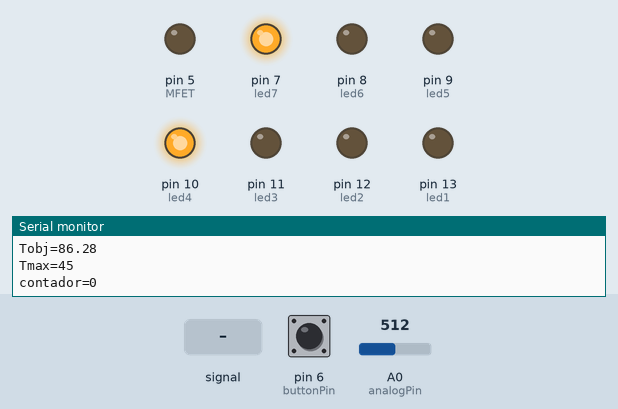
This sketch was run on a simulated Arduino Uno, built with avr-gcc and run on an emulated ATmega328P. On the bench: output pins drawn as LEDs (lit = HIGH), the last lines printed to the serial monitor. Dashed ring = blinking. The test bench sets the inputs (shaded band); at power-on: pin 6 (buttonPin) LOW, A0 (analogPin) = 512.

Above: at 1.2 s.
1.3 s: A0 (analogPin) fed a 2 Hz sine of ±306 counts around its level
At 2.42 s:
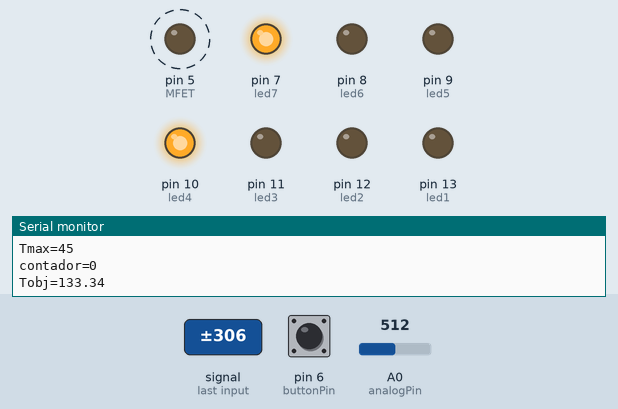
4.3 s: pin 6 (buttonPin) pulled HIGH for 0.15 s
At 4.66 s:
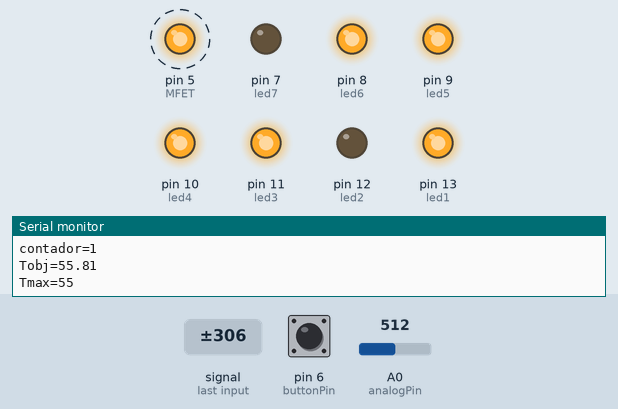
7.3 s: pin 6 (buttonPin) pulled HIGH for 1 s
At 7.66 s:
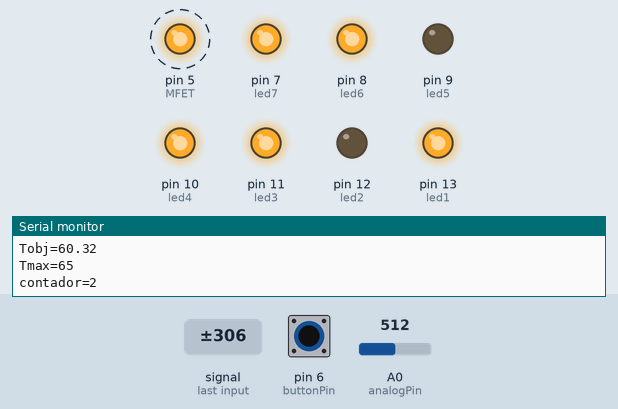
10.3 s: A0 (analogPin) set to 716
13.3 s: pin 6 (buttonPin) pulled HIGH for 0.15 s
At 14.0 s:
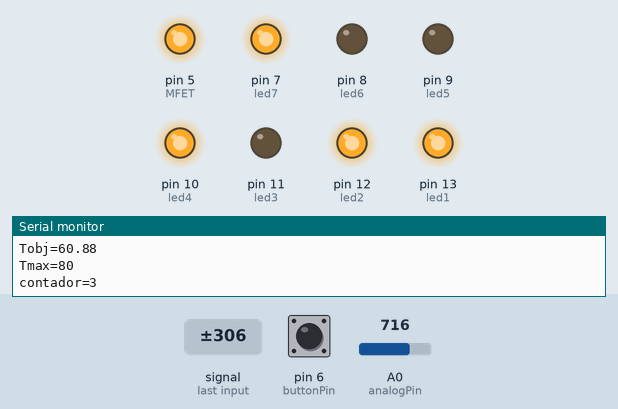
14.9 s: A0 (analogPin) set to 540
17.9 s: A0 (analogPin) set to 510
At 18.5 s:
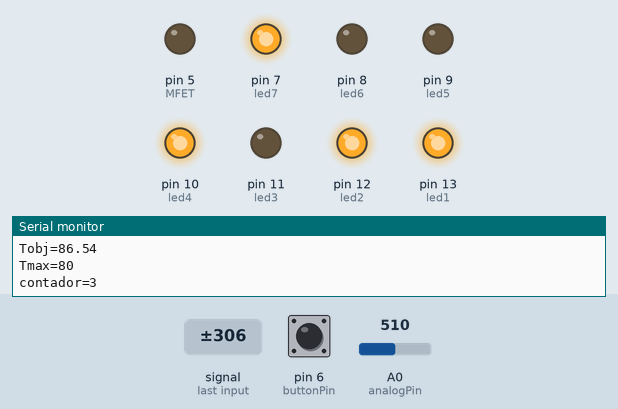
Timing chart, 0 to 20.4 s (numbered marks = the images above; inputs shaded):
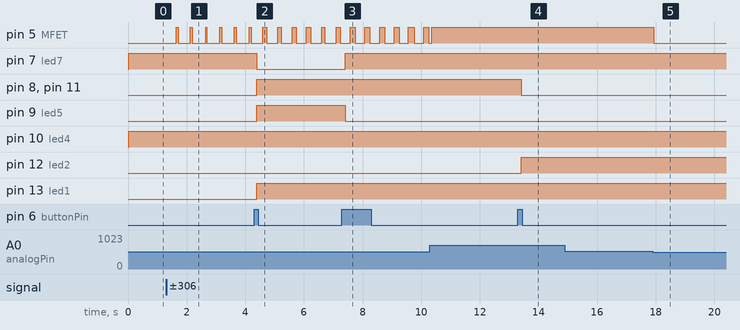

Measured:
- the behaviour switches between 523 and 522 on A0 (analogPin) (found by bisection; images 4 and 5)
- after the input at 1.3 s, pin 5 (MFET): alternates HIGH for 0.07 s and LOW for 0.45 s, starting after 0.34 s
- after the input at 4.3 s, pin 7 (led7): HIGH → LOW after 0.09 s; pin 8 (led6), pin 9 (led5), pin 11 (led3), pin 13 (led1): LOW → HIGH after 0.09 s
- after the input at 7.3 s, pin 7 (led7): LOW → HIGH after 0.11 s; pin 9 (led5): HIGH → LOW after 0.11 s
- after the input at 13.3 s, pin 8 (led6), pin 11 (led3): HIGH → LOW after 0.11 s; pin 12 (led2): LOW → HIGH after 0.11 s
- after the input at 17.9 s, pin 5 (MFET): HIGH → LOW at once

The sketch:

temp_started_dana.ino.ino
```cpp
#include <stdio.h>
#include <math.h>
//#include <LiquidCrystal.h>   //modo diagnóstico
//anular para ahorrar memoria si no está en modo diagnóstico
//LiquidCrystal lcd(1, 2, 4, 5, 6, 7);
//+++++++++++++++++++++++++++++++++++++++++++++++++++++++++++++++++++++++++++++++++++++++++++++++++++++++++++//
//Antirrebote pulsador, SELECTOR DE PROGRAMA//
int led1 = 13;
int led2 = 12;
int led3 = 11;
int led4 = 10;
int led5 = 9;
int led6 = 8;
int led7 = 7;
int MFET = 5;
//Antirrebote pulsador, SELECTOR DE PROGRAMA//
// declaracion de constantes. Estas son usadas para configurar el numero de pin
const int buttonPin = 6; // el número del pin para la entrada del pulsador

int i=0;
// declaracion de variables:
int ledState = HIGH; // el estado actual del pin de salida
int buttonState; // la lectura actual del pin de entrada
int lastButtonState = LOW; // lectura previa del pin de entrada
long lastDebounceTime = 0; // la ultima vez que el pin de salida cambio
long debounceDelay = 50;

//FIN SELECTOR DE PROGRAMA
//++++++++++++++++++++++++++++++++++++++++++++++++++++++++++++++++++++++++++++++++++++++++++++++++++++++++++//
//Programas de control
//
//45º----->1
//55º----->2
//65º----->3
//75º----->4
//85º----->5
//Max----->6
//

int prog[6]={45,55,65,80,90,100};  //VALORES DEL SELECTOR DE PROGRAMA en ºC
//insertamos el selector de programas para p[i]

//LECTURA DEL NTC 100K ohm 3950 compradas en Aliexpres
int analogPin=0;     // Pin donde esta conectado el divisor de tension en el Arduino

float Vin=5.0;       // [V]       Voltage de entrada en el divisor de tension
float Raux=10000;    // [ohm]     Valor de la resistencia secundaria del divisor de tension
float R0=100000;     // [ohm]     Valor de resistencia nominal del termistor (NTC) a 25ºC
float T0=298.15;     // [K] (25ºC)

float Vout=0.0;      // [V]        Voltage given by the Voltage-Divider
float Rout=0.0;      // [ohm]      Resistencia actual del Termistor (NTC)

// Valores para calcular el valor Beta, si no lo sabemos
// float T1=273;     // [K]        Temperatura del 1º punto del test (en grados Kelvin)
// float T2=373;     // [K]        Temperatura del 2º punto del test (en grados Kelvin)
// float RT1=19750;  // [ohms]     Resistencia a 273K grados Kelvin (0ºC)
// float RT2=2150;   // [ohms]     Resistencia a 373K grados Kelvin (100ºC)

float beta=0.0;      // [K]        Parametro Beta
float Rinf=0.0;      // [ohm]      Parametros Rinf
float TempK=0.0;     // [K]        Temperatura de salida en grados Kelvin
float TempC=0.0;     // [ºC]       Temperatura de salida en grados Celsius
int TempCmax=0;
int TempCmin=0;

int iCont;            // Contador de ciclos, par el calculo de la temperatura media
float cTemp1;         // Variable temporal para acumular las temperaturas leidas

void setup() {
  // Configuramos el puerto Serie
//esta parte será para conectar el lcd 16x2
  //lcd.begin(16,2);
  //lcd.print("  TEMP Start"); // Imprime "LCD Tutorial" sobre el LCD
  //lcd.setCursor(0,1); // Seteamos la ubicacion texto 0 linea 1 que sera escrita sobre el LCD
  //lcd.print("     Dana");
  //delay(4000);
  //lcd.clear(); // Limpia la pantalla
  //Selector de programa
Serial.begin (9600);
pinMode(led1, OUTPUT);
pinMode(led2, OUTPUT);
pinMode(led3, OUTPUT);
pinMode(led4, OUTPUT);
pinMode(led5, OUTPUT);
pinMode(led6, OUTPUT);
pinMode(led7, OUTPUT);
pinMode(MFET, OUTPUT);

//SELECTOR DE PROGRAMA
      pinMode(buttonPin, INPUT);


  //SELECTOR DE PROGRAMA

  // Configuramos el pin del Arduino en entrada
  pinMode(analogPin, INPUT);

  // Parametros generales para el calculo
  // Formula para calcular el valor beta si no disponemos de el
  // beta=(log(RT1/RT2))/((1/T1)-(1/T2));
  // Valor beta, los fabricantes suelen disponer ya de este valor,
  // mirar en la tabla de carateristicas del termistor
  beta = 3950;
  Rinf=R0*exp(-beta/T0);
}

void loop()
{

  cTemp1=0;
  for (iCont = 1; iCont <=60; iCont ++)
  {
    // Cálculo del valor de la resistencia termistor (NTC) actual (a través de Vout)
    Vout=Vin*((float)(analogRead(analogPin))/1024.0);
    Rout=(Raux*Vout/(Vin-Vout));

    // Calculo de la temperatura en grados Kelvin
    TempK=(beta/log(Rout/Rinf));
    // Calculo de la temperatura en grados Celsius
    TempC=TempK-273.15;
    // Almacenamos la temperatura (grados Celsuis) actual para despues obtener la media
    cTemp1 = cTemp1 + TempC;
    // Hacemos una pausa de 10 milisegundos
    //delay(10);

  }

 // Calculamos la temperatura media
  TempC = cTemp1/iCont;

 //+++++++++++++++++++++++++++++++++++++++++++++++++++++++++++++++++++++++++++++++++++++++++++++++//
 //QUITAR CUANDO ESTEMOS FUERA DEL MODO DIAGNÓSTICO
 // Mostramos la temperatura media en grados Celsius
 //lcd.setCursor(1,0);
 //lcd.print("temp=");
 //lcd.print(TempC);
 //delay (1000);
 //+++++++++++++++++++++++++++++++++++++++++++++++++++++++++++++++++++++++++++++++++++++++++++++++//
 // Hacemos una pausda de 1 seg.

 //SELECTOR DE PROGRAMA
 // lee el estado del pulsador y lo asigna a una variable local
int reading = digitalRead(buttonPin);

// revisa si el pulsador fue presionado
// (ejemplo, la entrada fue de LOW-HIGH), y tu estas esperando
// suficiente tiempo desde la última pulsación para ignorar el ruido:
// si el pulsador cambia, debido al ruido o a la pulsación:
     if (reading != lastButtonState)
     {
// resetea el tiempo de rebote
          lastDebounceTime = millis();
          }

       if ((millis() - lastDebounceTime) > debounceDelay) {
// cualquiera que sea la lectura que ha estado ahí por mas tiempo
// que el retardo de entrada se toma como el estado actual real:

// si el estado del pulsador cambia:
             if (reading != buttonState) {
                         buttonState = reading;
// solo se cambia el estado del LED si el estado del pulsador el HIGH


                       if (buttonState == HIGH) {
                              i=i+1;
                              if (i==7)
                              i=0;
                        }
                }
           }
      Serial.print ("contador=");
      Serial.println (i);
      Serial.print ("Tobj=");
      Serial.println (TempC);
      Serial.print ("Tmax=");
      Serial.println (prog[i]);

     switch (i)
      {
        case 0:
        digitalWrite(led1, LOW);
        digitalWrite(led2, LOW);
        digitalWrite(led3, LOW);
        digitalWrite(led4, HIGH);
        digitalWrite(led5, LOW);
        digitalWrite(led6, LOW);
        digitalWrite(led7, HIGH);
        break;
        case 1:
        digitalWrite(led1, HIGH);
        digitalWrite(led2, LOW);
        digitalWrite(led3, HIGH);
        digitalWrite(led4, HIGH);
        digitalWrite(led5, HIGH);
        digitalWrite(led6, HIGH);
        digitalWrite(led7, LOW);
        break;
        case 2:
        digitalWrite(led1, HIGH);
        digitalWrite(led2, LOW);
        digitalWrite(led3, HIGH);
        digitalWrite(led4, HIGH);
        digitalWrite(led5, LOW);
        digitalWrite(led6, HIGH);
        digitalWrite(led7, HIGH);
        break;
        case 3:
        digitalWrite(led1, HIGH);
        digitalWrite(led2, HIGH);
        digitalWrite(led3, LOW);
        digitalWrite(led4, HIGH);
        digitalWrite(led5, LOW);
        digitalWrite(led6, LOW);
        digitalWrite(led7, HIGH);
        break;
        case 4:
        digitalWrite(led1, HIGH);
        digitalWrite(led2, HIGH);
        digitalWrite(led3, HIGH);
        digitalWrite(led4, LOW);
        digitalWrite(led5, LOW);
        digitalWrite(led6, HIGH);
        digitalWrite(led7, HIGH);
        break;
        case 5:
        digitalWrite(led1, HIGH);
        digitalWrite(led2, HIGH);
        digitalWrite(led3, LOW);
        digitalWrite(led4, LOW);
        digitalWrite(led5, HIGH);
        digitalWrite(led6, HIGH);
        digitalWrite(led7, HIGH);
        break;
        case 6:
        digitalWrite(led1, HIGH);
        digitalWrite(led2, HIGH);
        digitalWrite(led3, HIGH);
        digitalWrite(led4, HIGH);
        digitalWrite(led5, HIGH);
        digitalWrite(led6, LOW);
        digitalWrite(led7, HIGH);
        break;
        }

// guarda la lectura. En el siguiente ciclo,
// este se convertirá en el estado anterior del pulsador:
          lastButtonState = reading;
//SELECTOR DE PROGRAMA
//Controlador flip-flop Heatbed
TempCmin=prog[i]-5;
TempCmax=prog[i]+5;
if (i<6)
{
if (TempC<TempCmin||TempC<TempCmax)
  {
    digitalWrite (MFET, HIGH);
    }
}
    if (TempC>TempCmax||i==6)
      digitalWrite (MFET, LOW);
}
```
